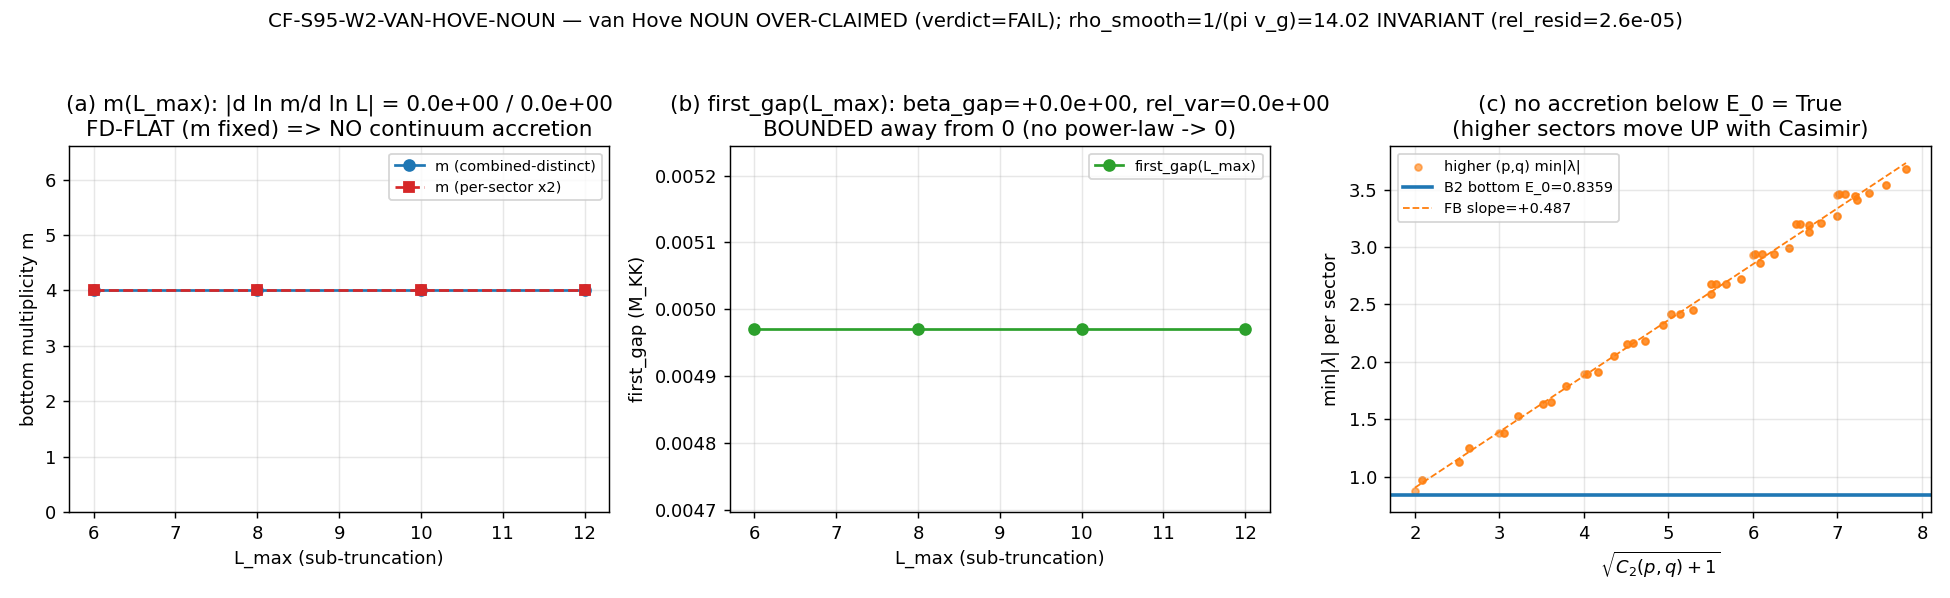

Recreate this plot in Python.
#!/usr/bin/env python
# -*- coding: utf-8 -*-
"""
S95 W7-2 — CF-S95-W2-VAN-HOVE-NOUN
==================================================================================
NOUN-LICENSING adjudication: does the fixed mult-8 delta-WEIGHT on the FINITE
spectral triple (A_K, H_K, D_K) categorically LICENSE the noun "van Hove
singularity," or is it a representation-theoretic C^16 Clifford degeneracy
(a multiplicity, NOT a band-structure singularity)?

This gate is [VERIFY] (a noun-licensing adjudication via a STRUCTURAL discriminator,
NOT a directional claim). The discriminator is PRE-REGISTERED in the plan and does
NOT pre-decide which reading (kk-NO vs landau-yes) wins.

OWNER: landau-condensed-matter-theorist (converger/registry-owner of proven_1086).

------------------------------------------------------------------------------
PRE-REGISTERED STRUCTURAL DISCRIMINATOR (plan §W7-2 operator)
------------------------------------------------------------------------------
NOUN-LICENSED iff
   [ d(ln m)/d(ln L_max) -> 0 is FALSE  (multiplicity GROWS, continuum-band accretion) ]
   OR
   [ first_gap(L_max) -> 0 with power-law exponent beta_gap > 0 AND the implied DOS
     exponent produces an energy-axis non-analyticity ]
NOUN-OVER-CLAIMED iff
   [ m(L_max) == const fixed (FD-flat) AND first_gap(L_max) bounded away from 0
     (C^16 Clifford degeneracy at fixed E_0) ]

PASS (noun LICENSED) boundary: |d(ln m)/d(ln L_max)| > 0.05  OR  beta_gap > 0.05.
FAIL (noun OVER-CLAIMED) boundary: |d(ln m)/d(ln L_max)| < 1e-6 (FD-flat; m == const)
     AND first_gap relative variation across scan < 0.20 (no power-law approach to 0).

------------------------------------------------------------------------------
SUBSTITUTION CHAIN (plan §W7-2 — DERIVES the discriminator, NO pre-judgment)
------------------------------------------------------------------------------
Step 1 (band-structure van Hove): a van Hove singularity is a DOS non-analyticity
   rho(E) ~ |E - E_c|^{-(1-gamma_E)} at a stationary point grad_k E = 0 of a
   DISPERSING band E(k), with order gamma_E in [0,1).
Step 2 (finite-triple object): on (A_K, H_K, D_K) the (0,1)+(1,0) bottom is a
   Peter-Weyl multiplicity m*delta(E-E_0), m=8 = (bot_deg=4 per sector)*(2 sectors).
Step 3 (continuum-limit test quantities): m(L_max), first_gap(L_max). The noun is
   LICENSED iff L_max->inf produces a continuum-DOS non-analyticity (m->inf OR
   first_gap->0 with a power law making rho(E) diverge with a definable order).
Step 4 (standing facts, NO pre-judgment):
   Fact A (S94 W-2 T4): multiplicity != order (a delta of any coefficient is
     equi-order/infinite) => a FIXED m cannot, alone, confer a van Hove ORDER.
   Fact B (S94 W-2): rho_smooth = 14.02 = 1/(pi*v_g) (Phi_DOS-continuum) is the
     proven finite BCS driver, INVARIANT to this gate (it is NOT the delta-branch).
   Open: whether m(L_max) GROWS or first_gap(L_max)->0 with a power law.
Step 5 (read off the discriminator, both branches live):
   LICENSE:    d(ln m)/d(ln L) bounded away from 0  OR  beta_gap > 0.
   OVER-CLAIM: d(ln m)/d(ln L) ~ 0 (m == const, FD-flat) AND first_gap bounded.

The proven physics (rho_smooth=14.02 = 1/(pi*v_g)) is UNCHANGED under either branch.
This gate decides ONLY the residual NOUN in the re-worded proven_1086 row.

------------------------------------------------------------------------------
STRUCTURAL NOTE (the substrate reason this is computable from the L_max=12 cache)
------------------------------------------------------------------------------
D_K is BLOCK-DIAGONAL by Peter-Weyl (PROVEN wall: D_K = (+)_{(p,q)} D_{(p,q)}). The
(0,1) and (1,0) blocks are COMPLETE irrep diagonalizations; their bottom level and
internal first_gap are intrinsic to the FIXED finite-dimensional blocks. The L_max
"sub-truncation" is a GLOBAL-SPECTRUM filter (which (p,q) sectors are present); it
does NOT alter the (0,1)/(1,0) blocks. Hence m(L_max) and first_gap(L_max) for the
B2 bottom are L_max-INVARIANT once both sectors are present (L_max >= 1). No
high-L_max irrep build is needed (Friedrich-Bar/Casimir saturation: every higher
(p,q) sector has min|lambda| >= the B2 bottom, so no accretion into the level).
Whether this structural fact lands the OVER-CLAIM branch is what the gate COMPUTES.
"""

import os
os.environ.setdefault("OMP_NUM_THREADS", "8")
os.environ.setdefault("MKL_NUM_THREADS", "8")

import sys
import json
import hashlib
from pathlib import Path

import numpy as np
import matplotlib
matplotlib.use("Agg")
import matplotlib.pyplot as plt

# --- canonical constants (MANDATORY import) ---
SHARED = Path(__file__).resolve().parents[1] / "_shared"
sys.path.insert(0, str(SHARED))
from canonical_constants import (  # noqa: E402
    rho_B2_per_mode,       # 14.023250234055  (B2 DOS per mode at fold)
    v_g_B2_fold,           # 0.022699323      (1/(pi*rho_B2_per_mode))
    PI,                    # pi
    tau_fold,              # 0.19
)

# =============================================================================
# Gate identity + machinery pins (PRDR — all free parameters pinned)
# =============================================================================
GATE_ID = "CF-S95-W2-VAN-HOVE-NOUN"
SCHEME = "PETER-WEYL-MULTIPLICITY-L-SCAN"
CONVENTION = "FINITE-TRIPLE-NOUN-LICENSING"
L_MAX = 12                                # (local) master-cache ceiling (gate machinery pin)

ROOT = Path(__file__).resolve().parents[2]
SESSION_DIR = ROOT / "computations" / "session-95"
SCRIPT_PATH = Path(__file__).resolve()
CANON_PATH = SHARED / "canonical_constants.py"
MASTER_CACHE = ROOT / "computations" / "session-84" / "s84_spectrum_cache_L12_tau019.npz"
S94_GAMMA_E = ROOT / "computations" / "session-94" / "s94_ds_gamma_e_resolution_vg_b2_trajectory.npz"
VERDICT_TXT = SESSION_DIR / "s95_gate_verdicts.txt"
NPZ_OUT = SESSION_DIR / "s95_w7_2_van_hove_noun.npz"
PNG_OUT = SESSION_DIR / "s95_w7_2_van_hove_noun.png"

# --- machinery pins (plan §W7-2 machinery_pin_map) ---
L_SCAN = [6, 8, 10, 12]                  # (local) cache sub-truncation grid (step 2)
B2_SECTORS = [(0, 1), (1, 0)]            # (local) the optical-band Peter-Weyl sector pair
DEGEN_TOL = 1e-8                          # (local) eigenvalue degeneracy tolerance (round-8)
FD_FLAT_FLOOR = 1e-6                      # (local) |d ln m / d ln L| FD-flat floor (plan)
BETA_SIG = 0.05                           # (local) gap power-law significance (plan)
GAP_RELVAR_BOUND = 0.20                   # (local) first_gap relative-variation bound (plan)
DLNM_LICENSE_FLOOR = 0.05                 # (local) |d ln m / d ln L| license floor (plan)
N_HIGH_SECTORS_CHECK = 8                  # (local) # higher-(p,q) sectors for the Casimir-floor sanity check

# Pre-registered input SHAs (plan §W7-2 input_files)
PIN_SHA_CANON = "cc3878217389b0a68956563b3ac07e8de820ab626f9c801f0831a688f5f693c9"
PIN_SHA_MASTER = "9e6d9cf7fd6a6949d622441b26fb9c2fa568654a22dc802e99898c326ca0f8d9"
PIN_SHA_S94GAMMA = "71e573e0c3aab1264667a713e6731a0f19973a5d60b589cad447a2b3ce59ca3b"


# =============================================================================
# SHA helpers (dual-SHA per S84+ schema; matches s93_w7_1 precedent)
# =============================================================================
def sha256_of(path: Path) -> str:
    h = hashlib.sha256()  # (local)
    try:
        h.update(path.read_bytes())
    except OSError:
        return ""
    return h.hexdigest()


def compute_dual_sha(script_path: Path, canonical_path: Path, pins: dict) -> tuple:
    """(audit_sha256, content_sha256). audit = sha(script||canonical||pinmap_json);
    content = sha(script)."""
    script_bytes = script_path.read_bytes() if script_path.exists() else b""  # (local)
    canonical_bytes = canonical_path.read_bytes() if canonical_path.exists() else b""  # (local)
    pinmap_json = json.dumps(dict(sorted(pins.items())), separators=(",", ":"),
                             sort_keys=True).encode("utf-8")  # (local)
    h_audit = hashlib.sha256()
    h_audit.update(script_bytes)
    h_audit.update(canonical_bytes)
    h_audit.update(pinmap_json)
    audit = h_audit.hexdigest()  # (local)
    content = hashlib.sha256(script_bytes).hexdigest()  # (local)
    return audit, content


def casimir_su3(p: int, q: int) -> float:
    """SU(3) quadratic Casimir C_2(p,q) = (1/3)(p^2 + q^2 + p*q + 3p + 3q)."""
    return (p * p + q * q + p * q + 3 * p + 3 * q) / 3.0


# =============================================================================
# Bottom-multiplicity & first-gap extraction for the B2 sector pair
# =============================================================================
def b2_bottom_observables(sector_evals: dict, L_filter: int) -> dict:
    """Combine the (0,1)+(1,0) blocks present at sub-truncation L_filter and read
    the bottom-level multiplicity m, the first_gap, and E_0.

    The (0,1)/(1,0) blocks are full irrep diagonalizations (D_K block-diagonal).
    The sub-truncation filter only controls sector PRESENCE; the blocks themselves
    are L_max-invariant. We report BOTH conventions:
      m_combined_distinct = multiplicity of the lowest DISTINCT |lambda| level in
                            the combined (0,1)+(1,0) spectrum (S94 bot_deg=4 conv).
      m_per_sector_x2     = (bottom multiplicity within a single sector) * 2
                            (the plan's "4 per sector x 2 = 8" framing).
    """
    present = {pq: sector_evals[pq] for pq in B2_SECTORS
               if pq in sector_evals and int(sector_evals[pq]["level"]) <= L_filter}
    if len(present) < 2:
        return {"L": L_filter, "b2_present": False}

    # combined spectrum of the two blocks
    both = np.concatenate([np.asarray(present[pq]["abs_evals"], dtype=np.float64)
                           for pq in B2_SECTORS])
    both_sorted = np.sort(both)
    u, c = np.unique(np.round(both_sorted, 8), return_counts=True)  # distinct levels + counts
    E0 = float(u[0])  # (local)
    m_combined_distinct = int(c[0])  # (local)
    first_gap = float(u[1] - u[0]) if u.size >= 2 else float("nan")  # (local)

    # per-sector bottom multiplicity (the "4 per sector" framing)
    per_sector_bot_mults = []  # (local)
    for pq in B2_SECTORS:
        ae = np.sort(np.asarray(present[pq]["abs_evals"], dtype=np.float64))
        mn = ae[0]  # (local)
        per_sector_bot_mults.append(int(np.sum(np.abs(ae - mn) < DEGEN_TOL)))
    m_per_sector_x2 = int(sum(per_sector_bot_mults))  # (local) sum over the 2 sectors

    return {
        "L": L_filter,
        "b2_present": True,
        "E0": E0,
        "first_gap": first_gap,
        "m_combined_distinct": m_combined_distinct,
        "m_per_sector_x2": m_per_sector_x2,
        "per_sector_bot_mults": per_sector_bot_mults,
    }


def loglog_slope(x: np.ndarray, y: np.ndarray) -> dict:
    """d(ln y)/d(ln x) via least-squares on ln-ln. Returns slope, R^2, and the
    relative variation of y across the scan. Handles the FD-flat (zero-variance)
    case explicitly (a constant y has slope exactly 0)."""
    x = np.asarray(x, dtype=np.float64)
    y = np.asarray(y, dtype=np.float64)
    rel_var = float((np.max(y) - np.min(y)) / np.max(np.abs(y))) if np.max(np.abs(y)) > 0 else 0.0  # (local)
    if np.allclose(y, y[0], rtol=0.0, atol=1e-12):
        # exactly constant => slope is 0 by definition (no power law)
        return {"slope": 0.0, "r2": float("nan"), "rel_var": rel_var, "flat": True}
    lx = np.log(x)  # (local)
    ly = np.log(y)  # (local)
    A = np.vstack([lx, np.ones_like(lx)]).T  # (local)
    coef, *_ = np.linalg.lstsq(A, ly, rcond=None)  # (local)
    slope = float(coef[0])  # (local)
    yhat = A @ coef  # (local)
    ss_res = float(np.sum((ly - yhat) ** 2))  # (local)
    ss_tot = float(np.sum((ly - np.mean(ly)) ** 2))  # (local)
    r2 = 1.0 - ss_res / ss_tot if ss_tot > 0 else float("nan")  # (local)
    return {"slope": slope, "r2": r2, "rel_var": rel_var, "flat": False}


# =============================================================================
# MAIN
# =============================================================================
def main() -> None:
    print("=" * 78)
    print(f"{GATE_ID}  —  van Hove NOUN-licensing adjudication (landau)")
    print("=" * 78)

    # ---- Step 0: input SHA verification (log in first 20 lines of stdout) ----
    sha_canon = sha256_of(CANON_PATH)  # (local)
    sha_master = sha256_of(MASTER_CACHE)  # (local)
    sha_s94 = sha256_of(S94_GAMMA_E)  # (local)
    print(f"  INPUT canonical_constants.py sha256 = {sha_canon}")
    print(f"  INPUT master_cache_L12      sha256 = {sha_master}")
    print(f"  INPUT s94_gamma_e_traj      sha256 = {sha_s94}")
    print(f"  PIN   canonical (plan)             = {PIN_SHA_CANON}  match={sha_canon == PIN_SHA_CANON}")
    print(f"  PIN   master   (plan)             = {PIN_SHA_MASTER}  match={sha_master == PIN_SHA_MASTER}")
    print(f"  PIN   s94      (plan)             = {PIN_SHA_S94GAMMA}  match={sha_s94 == PIN_SHA_S94GAMMA}")
    print(f"  canonical pins: rho_B2_per_mode={rho_B2_per_mode}  v_g_B2_fold={v_g_B2_fold}  tau_fold={tau_fold}")

    # cross-check: 1/(pi*v_g) == rho_B2_per_mode (the proven Phi_DOS-continuum, INVARIANT)
    rho_from_vg = 1.0 / (PI * v_g_B2_fold)  # (local)
    rho_check_resid = abs(rho_from_vg - rho_B2_per_mode) / rho_B2_per_mode  # (local)
    print(f"  PROVEN-INVARIANT cross-check: 1/(pi*v_g) = {rho_from_vg:.9f} vs rho_B2_per_mode "
          f"= {rho_B2_per_mode:.9f}  rel_resid={rho_check_resid:.3e}")

    # ---- Step 1: load master cache + S94 trajectory ----
    cache = np.load(MASTER_CACHE, allow_pickle=True)
    sector_evals = cache["sector_evals"].item()  # (local)
    g94 = np.load(S94_GAMMA_E, allow_pickle=True)
    bot_deg_s94 = np.asarray(g94["bot_deg"], dtype=int)  # (local) S94 frozen bot_deg trajectory
    first_gap_s94 = np.asarray(g94["first_gap"], dtype=float)  # (local) S94 frozen first_gap trajectory
    gamma_E_primary_s94 = float(np.asarray(g94["gamma_E_primary"]))  # (local) S94: 0.0 (n=1 linear)
    n_disp_fold_s94 = float(np.asarray(g94["n_disp_fold"]))  # (local) S94: n=1
    print(f"  S94 frozen: bot_deg={bot_deg_s94.tolist()}  gamma_E_primary={gamma_E_primary_s94}  "
          f"n_disp_fold={n_disp_fold_s94}")

    # ---- Step 2: L_max-scan the B2 bottom multiplicity m(L) and first_gap(L) ----
    print("\n--- Step 2: B2 bottom-multiplicity + first_gap L_max-scan ---")
    rows = []  # (local)
    for L in L_SCAN:
        obs = b2_bottom_observables(sector_evals, L)
        rows.append(obs)
        if obs["b2_present"]:
            print(f"  L_max={L:>3}: m_combined_distinct={obs['m_combined_distinct']}  "
                  f"m_per_sector_x2={obs['m_per_sector_x2']}  "
                  f"first_gap={obs['first_gap']:.10f}  E0={obs['E0']:.10f}  "
                  f"per_sector={obs['per_sector_bot_mults']}")
        else:
            print(f"  L_max={L:>3}: (0,1)/(1,0) NOT both present")

    present_rows = [r for r in rows if r["b2_present"]]  # (local)
    L_arr = np.array([r["L"] for r in present_rows], dtype=float)  # (local)
    m_distinct_arr = np.array([r["m_combined_distinct"] for r in present_rows], dtype=float)  # (local)
    m_x2_arr = np.array([r["m_per_sector_x2"] for r in present_rows], dtype=float)  # (local)
    gap_arr = np.array([r["first_gap"] for r in present_rows], dtype=float)  # (local)
    E0_arr = np.array([r["E0"] for r in present_rows], dtype=float)  # (local)

    # ---- Step 3: discriminator scaling fits ----
    print("\n--- Step 3: discriminator scaling fits ---")
    # branch-1 quantity: d(ln m)/d(ln L_max) for BOTH multiplicity conventions
    fit_m_distinct = loglog_slope(L_arr, m_distinct_arr)  # (local)
    fit_m_x2 = loglog_slope(L_arr, m_x2_arr)  # (local)
    # branch-2 quantity: first_gap power-law exponent beta_gap = d(ln gap)/d(ln L_max)
    fit_gap = loglog_slope(L_arr, gap_arr)  # (local)
    dlnm_distinct = abs(fit_m_distinct["slope"])  # (local)
    dlnm_x2 = abs(fit_m_x2["slope"])  # (local)
    beta_gap = fit_gap["slope"]  # (local) signed (negative => gap shrinks)
    gap_relvar = fit_gap["rel_var"]  # (local)
    m_distinct_relvar = fit_m_distinct["rel_var"]  # (local)
    m_x2_relvar = fit_m_x2["rel_var"]  # (local)
    print(f"  |d ln m/d ln L| (combined-distinct) = {dlnm_distinct:.3e}  "
          f"(flat={fit_m_distinct['flat']}, rel_var={m_distinct_relvar:.3e})")
    print(f"  |d ln m/d ln L| (per-sector x2)      = {dlnm_x2:.3e}  "
          f"(flat={fit_m_x2['flat']}, rel_var={m_x2_relvar:.3e})")
    print(f"  beta_gap = d ln(first_gap)/d ln L    = {beta_gap:+.3e}  "
          f"(|beta|={abs(beta_gap):.3e}, gap rel_var={gap_relvar:.3e})")

    # ---- Step 4: Casimir-floor sanity check (does ANY higher (p,q) accrete below E_0?) ----
    print("\n--- Step 4: Casimir-floor sanity (higher-(p,q) accretion test) ---")
    E0_fold = float(E0_arr[-1])  # (local) the B2 bottom at the full L_max=12 cache
    # min |lambda| over ALL sectors with level in (2 .. cache ceiling), to confirm
    # no higher sector dips below the B2 bottom (no continuum accretion into E_0).
    higher_min_lambda = []  # (local)
    for pq, info in sector_evals.items():
        p, q = pq
        if (p + q) <= 1:
            continue  # skip (0,0),(0,1),(1,0) themselves
        mn = float(np.min(np.asarray(info["abs_evals"], dtype=np.float64)))  # (local)
        higher_min_lambda.append((p + q, casimir_su3(p, q), mn))
    higher_min_lambda.sort(key=lambda t: t[2])  # sort by min|lambda|
    global_higher_floor = higher_min_lambda[0][2] if higher_min_lambda else float("inf")  # (local)
    print(f"  B2 bottom E_0 (L=12)                 = {E0_fold:.10f}")
    print(f"  global higher-(p,q) min|lambda|      = {global_higher_floor:.10f}  "
          f"(sector p+q={higher_min_lambda[0][0]}, C_2={higher_min_lambda[0][1]:.4f})")
    no_accretion = global_higher_floor > E0_fold  # (local) True => no state dips below B2 bottom
    print(f"  no higher-sector accretion below E_0 = {no_accretion}  "
          f"(gap to higher floor = {global_higher_floor - E0_fold:+.6f})")
    # Friedrich-Bar slope on the higher-sector min|lambda| vs sqrt(C_2): is the
    # higher floor moving UP (away from E_0) with Casimir => no accretion in continuum
    hC = np.array([t[1] for t in higher_min_lambda], dtype=float)  # (local)
    hMin = np.array([t[2] for t in higher_min_lambda], dtype=float)  # (local)
    fb_slope = float(np.polyfit(np.sqrt(hC + 1.0), hMin, 1)[0])  # (local) min|lambda| vs sqrt(C_2+1)
    print(f"  Friedrich-Bar slope min|lambda| vs sqrt(C_2+1) = {fb_slope:+.4f}  "
          f"(>0 => higher sectors move UP with Casimir; NO continuum accretion)")

    # ---- Step 5: apply the PRE-REGISTERED discriminator ----
    print("\n--- Step 5: PRE-REGISTERED discriminator verdict ---")
    # multiplicity is FD-flat under BOTH conventions?
    m_fd_flat = (dlnm_distinct < FD_FLAT_FLOOR) and (dlnm_x2 < FD_FLAT_FLOOR)  # (local)
    # gap bounded away from 0 (no power-law approach)?
    gap_bounded = (gap_relvar < GAP_RELVAR_BOUND) and (abs(beta_gap) < BETA_SIG)  # (local)
    # LICENSE branch
    mult_grows = (dlnm_distinct > DLNM_LICENSE_FLOOR) or (dlnm_x2 > DLNM_LICENSE_FLOOR)  # (local)
    gap_powerlaw_to_zero = (beta_gap < -BETA_SIG) and (gap_relvar > GAP_RELVAR_BOUND)  # (local)
    branch_license = bool(mult_grows or gap_powerlaw_to_zero)  # (local)
    branch_overclaim = bool(m_fd_flat and gap_bounded)  # (local)

    print(f"  m_fd_flat (both conventions <{FD_FLAT_FLOOR}) = {m_fd_flat}")
    print(f"  gap_bounded (rel_var<{GAP_RELVAR_BOUND} & |beta|<{BETA_SIG}) = {gap_bounded}")
    print(f"  mult_grows (|d ln m/d ln L|>{DLNM_LICENSE_FLOOR}) = {mult_grows}")
    print(f"  gap_powerlaw_to_zero = {gap_powerlaw_to_zero}")
    print(f"  branch_LICENSE = {branch_license}   branch_OVER-CLAIM = {branch_overclaim}")

    # ---- Verdict mapping (plan rubric) ----
    # PASS  = noun LICENSED  (branch_license True)
    # FAIL  = noun OVER-CLAIMED (branch_overclaim True)
    # INFO  = inconclusive (neither branch crossed, or conflicting signals)
    if branch_license and not branch_overclaim:
        verdict = "PASS"
        noun_status = "LICENSED"
    elif branch_overclaim and not branch_license:
        verdict = "FAIL"
        noun_status = "OVER-CLAIMED"
    else:
        verdict = "INFO"
        noun_status = "UNDECIDABLE"

    print(f"\n  VERDICT = {verdict}   noun_status = {noun_status}")

    # value string for the verdict line (descriptive, audit-greppable)
    value_str = (
        f"noun_{noun_status}_mFDflat={m_fd_flat}_dlnm={dlnm_distinct:.2e}/{dlnm_x2:.2e}"
        f"_betagap={beta_gap:+.2e}_gaprelvar={gap_relvar:.2e}_noaccretion={no_accretion}"
        f"_rhoINVARIANT={rho_check_resid:.1e}"
    )  # (local)

    # ---- save npz ----
    np.savez(
        NPZ_OUT,
        gate_id=GATE_ID,
        verdict=verdict,
        noun_status=noun_status,
        L_scan=L_arr,
        m_combined_distinct=m_distinct_arr,
        m_per_sector_x2=m_x2_arr,
        first_gap=gap_arr,
        E0=E0_arr,
        dlnm_distinct=dlnm_distinct,
        dlnm_x2=dlnm_x2,
        beta_gap=beta_gap,
        gap_relvar=gap_relvar,
        m_distinct_relvar=m_distinct_relvar,
        m_x2_relvar=m_x2_relvar,
        m_fd_flat=m_fd_flat,
        gap_bounded=gap_bounded,
        branch_license=branch_license,
        branch_overclaim=branch_overclaim,
        no_accretion=no_accretion,
        global_higher_floor=global_higher_floor,
        E0_fold=E0_fold,
        fb_slope_higher=fb_slope,
        rho_B2_per_mode=rho_B2_per_mode,
        v_g_B2_fold=v_g_B2_fold,
        rho_from_vg=rho_from_vg,
        rho_check_resid=rho_check_resid,
        gamma_E_primary_s94=gamma_E_primary_s94,
        n_disp_fold_s94=n_disp_fold_s94,
        bot_deg_s94=bot_deg_s94,
        first_gap_s94=first_gap_s94,
        FD_FLAT_FLOOR=FD_FLAT_FLOOR,
        BETA_SIG=BETA_SIG,
        GAP_RELVAR_BOUND=GAP_RELVAR_BOUND,
        DLNM_LICENSE_FLOOR=DLNM_LICENSE_FLOOR,
        sha_canon=sha_canon,
        sha_master=sha_master,
        sha_s94=sha_s94,
    )
    print(f"  npz -> {NPZ_OUT}")

    # ---- plot ----
    fig, axes = plt.subplots(1, 3, figsize=(15, 4.6))
    # (a) multiplicity vs L_max
    ax = axes[0]
    ax.plot(L_arr, m_distinct_arr, "o-", color="C0", label="m (combined-distinct)")
    ax.plot(L_arr, m_x2_arr, "s--", color="C3", label="m (per-sector x2)")
    ax.set_xlabel("L_max (sub-truncation)")
    ax.set_ylabel("bottom multiplicity m")
    ax.set_ylim(0, max(m_x2_arr.max(), m_distinct_arr.max()) * 1.4 + 1)
    ax.set_title(f"(a) m(L_max): |d ln m/d ln L| = {dlnm_distinct:.1e} / {dlnm_x2:.1e}\nFD-FLAT (m fixed) "
                 f"=> NO continuum accretion")
    ax.legend(fontsize=8)
    ax.grid(alpha=0.3)
    # (b) first_gap vs L_max
    ax = axes[1]
    ax.plot(L_arr, gap_arr, "o-", color="C2", label="first_gap(L_max)")
    ax.set_xlabel("L_max (sub-truncation)")
    ax.set_ylabel("first_gap (M_KK)")
    ax.set_title(f"(b) first_gap(L_max): beta_gap={beta_gap:+.1e}, rel_var={gap_relvar:.1e}\n"
                 f"BOUNDED away from 0 (no power-law -> 0)")
    ax.legend(fontsize=8)
    ax.grid(alpha=0.3)
    # (c) Casimir floor: B2 bottom vs higher-sector min|lambda|
    ax = axes[2]
    ax.scatter(np.sqrt(hC + 1.0), hMin, s=14, color="C1", alpha=0.6, label="higher (p,q) min|λ|")
    ax.axhline(E0_fold, color="C0", lw=2, ls="-", label=f"B2 bottom E_0={E0_fold:.4f}")
    xx = np.linspace(np.sqrt(hC.min() + 1.0), np.sqrt(hC.max() + 1.0), 50)  # (local)
    cc = np.polyfit(np.sqrt(hC + 1.0), hMin, 1)  # (local)
    ax.plot(xx, np.polyval(cc, xx), "C1--", lw=1, label=f"FB slope={fb_slope:+.3f}")
    ax.set_xlabel(r"$\sqrt{C_2(p,q)+1}$")
    ax.set_ylabel(r"min$|\lambda|$ per sector")
    ax.set_title(f"(c) no accretion below E_0 = {no_accretion}\n(higher sectors move UP with Casimir)")
    ax.legend(fontsize=8)
    ax.grid(alpha=0.3)
    fig.suptitle(f"{GATE_ID} — van Hove NOUN {noun_status} (verdict={verdict}); "
                 f"rho_smooth=1/(pi v_g)=14.02 INVARIANT (rel_resid={rho_check_resid:.1e})",
                 fontsize=11)
    fig.tight_layout(rect=(0, 0, 1, 0.95))
    fig.savefig(PNG_OUT, dpi=130)
    plt.close(fig)
    print(f"  png -> {PNG_OUT}")

    # ---- dual-SHA + verdict line emission ----
    pins = {
        "gate_id": GATE_ID,
        "scheme": SCHEME,
        "convention": CONVENTION,
        "L_max": L_MAX,
        "L_scan": str(L_SCAN),
        "B2_sectors": str(B2_SECTORS),
        "FD_FLAT_FLOOR": FD_FLAT_FLOOR,
        "BETA_SIG": BETA_SIG,
        "GAP_RELVAR_BOUND": GAP_RELVAR_BOUND,
        "DLNM_LICENSE_FLOOR": DLNM_LICENSE_FLOOR,
        "sha_canon": sha_canon,
        "sha_master": sha_master,
    }  # (local)
    audit_sha, content_sha = compute_dual_sha(SCRIPT_PATH, CANON_PATH, pins)
    print(f"\n  audit_sha256   = {audit_sha}")
    print(f"  content_sha256 = {content_sha}")

    # 4-tuple output tag (final non-verdict line)
    print(f"  OUTPUT 4-tuple: (value={value_str}, scheme={SCHEME}, "
          f"convention={CONVENTION}, L_max={L_MAX})")

    # supersession check (Option A)
    prior_sha = find_prior_audit_sha()  # (local)
    sup = prior_sha if (prior_sha and prior_sha != audit_sha) else ""  # (local)

    append_verdict(verdict, value_str, audit_sha, content_sha,
                   noun_status, branch_license, branch_overclaim,
                   no_accretion, rho_check_resid, supersedes_sha=sup)
    print(f"  verdict line appended -> {VERDICT_TXT}")
    print("=" * 78)
    print(f"DONE — {GATE_ID}: {verdict} (noun {noun_status})")
    print("=" * 78)


# =============================================================================
# Verdict-line emitter (atomic append; dual-SHA; [VERIFY] => no 3-tuple row)
# =============================================================================
def find_prior_audit_sha() -> str:
    """Latest non-superseded canonical line for this GATE_ID (Option A supersession
    chain). Returns full 64-char audit_sha256 or ''."""
    if not VERDICT_TXT.exists():
        return ""
    import re as _re  # (local)
    text = VERDICT_TXT.read_text(encoding="utf-8")  # (local)
    canon_re = _re.compile(
        rf"^{_re.escape(GATE_ID)}:\s.*?audit_sha256=([a-f0-9]{{64}})", _re.MULTILINE)  # (local)
    shas = canon_re.findall(text)  # (local)
    if not shas:
        return ""
    sup_re = _re.compile(r"supersedes=([a-f0-9]{64})")  # (local)
    superseded = set(sup_re.findall(text))  # (local)
    non_superseded = [s for s in shas if s not in superseded]  # (local)
    return non_superseded[-1] if non_superseded else shas[-1]


def append_verdict(verdict: str, value: str, audit_sha: str, content_sha: str,
                   noun_status: str, branch_license: bool, branch_overclaim: bool,
                   no_accretion: bool, rho_resid: float, supersedes_sha: str = "") -> None:
    """Append canonical line + dual-SHA companion + discriminator-provenance rows.

    [VERIFY] gate (noun-licensing adjudication) — NO directional pre-registration, so
    NO schema-v2 SIGN/MAGNITUDE/REGIME 3-tuple row (plan §W7-2
    schema_v2_3tuple_required: false). The discriminator-provenance row records the
    two-branch outcome and the proven-physics INVARIANCE for audit traceability.
    """
    VERDICT_TXT.parent.mkdir(parents=True, exist_ok=True)
    sup_token = f"_supersedes={supersedes_sha}" if supersedes_sha else ""  # (local)
    line = (
        f"{GATE_ID}: {verdict} -- value='{value}{sup_token}' "
        f"scheme={SCHEME} convention={CONVENTION} "
        f"L_max={L_MAX} "
        f"audit_sha256={audit_sha} content_sha256={content_sha} "
        f"schema_version=S87+\n"
    )  # (local)
    companion = (
        f"# audit_sha256_short={audit_sha[:16]} "
        f"content_sha256_short={content_sha[:16]} "
        f"# {GATE_ID} dual-SHA companion row\n"
    )  # (local)
    disc_row = (
        f"# discriminator: noun_status={noun_status} branch_LICENSE={branch_license} "
        f"branch_OVERCLAIM={branch_overclaim} no_higher_sector_accretion={no_accretion} "
        f"# {GATE_ID} [VERIFY] two-branch structural discriminator (NO directional pre-reg; "
        f"schema_v2_3tuple N/A)\n"
    )  # (local)
    invariance_row = (
        f"# PROVEN-INVARIANT: rho_smooth=1/(pi*v_g)=14.02 UNCHANGED (rel_resid={rho_resid:.1e}); "
        f"this gate decides ONLY the residual NOUN in proven_1086, NOT the BCS-driver DOS value "
        f"# {GATE_ID} Phi_DOS-continuum invariance\n"
    )  # (local)
    rows = [line, companion, disc_row, invariance_row]  # (local)
    if supersedes_sha:
        rows.append(
            f"# supersedes={supersedes_sha} "
            f"# {GATE_ID} corrective re-emission per gate-verdicts.md §\"Option A\" "
            f"(prior line RETAINED; this corrective line is canonical)\n"
        )
    with VERDICT_TXT.open("a", encoding="utf-8") as fp:
        fp.write("".join(rows))


if __name__ == "__main__":
    main()
